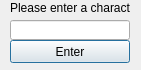
<?xml version="1.0" encoding="UTF-8"?>
<ui version="4.0">
 <class>Answer</class>
 <widget class="QDialog" name="Answer">
  <property name="geometry">
   <rect>
    <x>0</x>
    <y>0</y>
    <width>141</width>
    <height>70</height>
   </rect>
  </property>
  <property name="windowTitle">
   <string>Answer</string>
  </property>
  <widget class="QLineEdit" name="AnswerInput">
   <property name="geometry">
    <rect>
     <x>10</x>
     <y>20</y>
     <width>120</width>
     <height>20</height>
    </rect>
   </property>
  </widget>
  <widget class="QPushButton" name="Enter">
   <property name="geometry">
    <rect>
     <x>10</x>
     <y>40</y>
     <width>120</width>
     <height>23</height>
    </rect>
   </property>
   <property name="text">
    <string>Enter</string>
   </property>
  </widget>
  <widget class="QLabel" name="label">
   <property name="geometry">
    <rect>
     <x>10</x>
     <y>0</y>
     <width>120</width>
     <height>16</height>
    </rect>
   </property>
   <property name="text">
    <string>Please enter a character</string>
   </property>
  </widget>
 </widget>
 <resources/>
 <connections/>
</ui>
